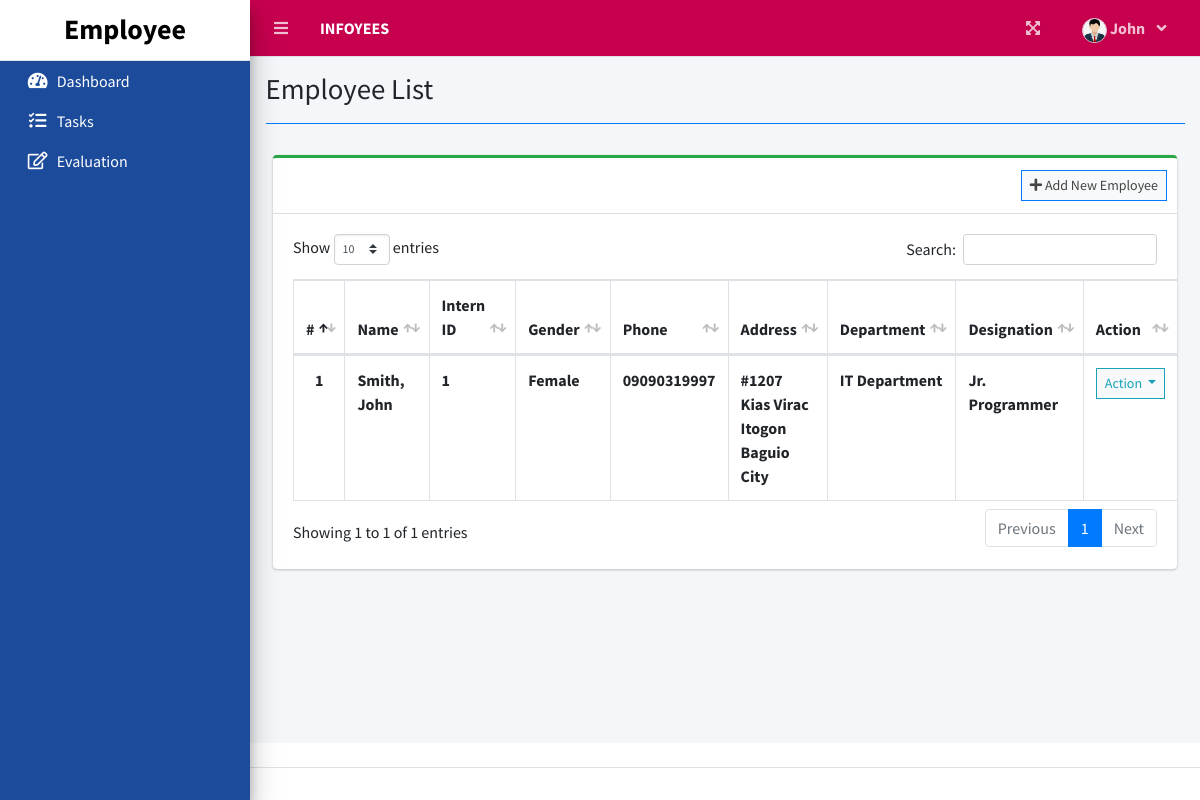
Page /index.php?page=employee_list (signed in) on the committed database.
### tables this page shows
CREATE TABLE `employee_list` (
  `id` int(30) NOT NULL,
  `employee_id` varchar(50) NOT NULL,
  `firstname` varchar(200) NOT NULL,
  `middlename` varchar(200) NOT NULL,
  `lastname` varchar(200) NOT NULL,
  `gender` varchar(200) NOT NULL,
  `phone` varchar(200) NOT NULL,
  `address` varchar(200) NOT NULL,
  `email` varchar(200) NOT NULL,
  `password` text NOT NULL,
  `department_id` int(30) NOT NULL,
  `designation_id` int(30) NOT NULL,
  `evaluator_id` int(30) NOT NULL,
  `avatar` text DEFAULT NULL,
  `date_created` datetime NOT NULL DEFAULT current_timestamp()
);

### employee_list.php (the view, shortened to what this page needs)
<?php include'db_connect.php' ?>
<div class="col-lg-12">
	<div class="card card-outline card-success">
		<div class="card-header">
		<div class="card-tools">
				<a class="btn btn-block btn-sm btn-default btn-flat border-primary" href="./index.php?page=new_employee"><i class="fa fa-plus"></i> Add New Employee</a>
			</div>
		</div>
		<div class="card-body">
			<table class="table tabe-hover table-bordered" id="list">
				<thead>
					<tr>
						<th class="text-center">#</th>
						<th>Name</th>
						<th>Intern ID</th>
						<th>Gender</th>
						<th>Phone</th>
						<th>Address</th>
						<th>Department</th>
						<th>Designation</th>
						<th>Action</th>
					</tr>
				</thead>
				<tbody>
					<?php
					$i = 1;
					$designations = $conn->query("SELECT * FROM designation_list ");
					$design_arr[0]= "Unset";
					while($row=$designations->fetch_assoc()){
						$design_arr[$row['id']] =$row['designation'];
					}
					$departments = $conn->query("SELECT * FROM department_list ");
					$dept_arr[0]= "Unset";
					while($row=$departments->fetch_assoc()){
						$dept_arr[$row['id']] =$row['department'];
					}
					$qry = $conn->query("SELECT *,concat(lastname,', ',firstname,' ',middlename) as name FROM employee_list order by concat(lastname,', ',firstname,' ',middlename) asc");
					while($row= $qry->fetch_assoc()):
					?>
					<tr>
						<th class="text-center"><?php echo $i++ ?></th>
						<td><b><?php echo ucwords($row['name']) ?></b></td>
						<td><b><?php echo $row['id'] ?></b></td>
						<td><b><?php echo ucwords($row['gender']) ?></b></td>
						<td><b><?php echo ucwords($row['phone']) ?></b></td>
						<td><b><?php echo ucwords($row['address']) ?></b></td>
						<td><b><?php echo isset($dept_arr[$row['department_id']]) ? $dept_arr[$row['department_id']] : 'Unknow Department' ?></b></td>
						<td><b><?php echo isset($design_arr[$row['designation_id']]) ? $design_arr[$row['designation_id']] : 'Unknow Designation' ?></b></td>
						<td class="text-center">
							<button type="button" class="btn btn-default btn-sm btn-flat border-info wave-effect text-info dropdown-toggle" data-toggle="dropdown" aria-expanded="true">
		                      Action
		                    </button>
						</td>
					</tr>
				<?php endwhile; ?>
				</tbody>
			</table>
		</div>
	</div>
</div>

### rows in the picture
employee_list: name "Smith, John", id "1", gender "Female", phone "09090319997", address "#1207 Kias Virac Itogon Baguio City", department "IT Department", designation "Jr. Programmer"

### other values in the picture
$_SESSION['login_firstname'] "John"
$title "Employee List"
